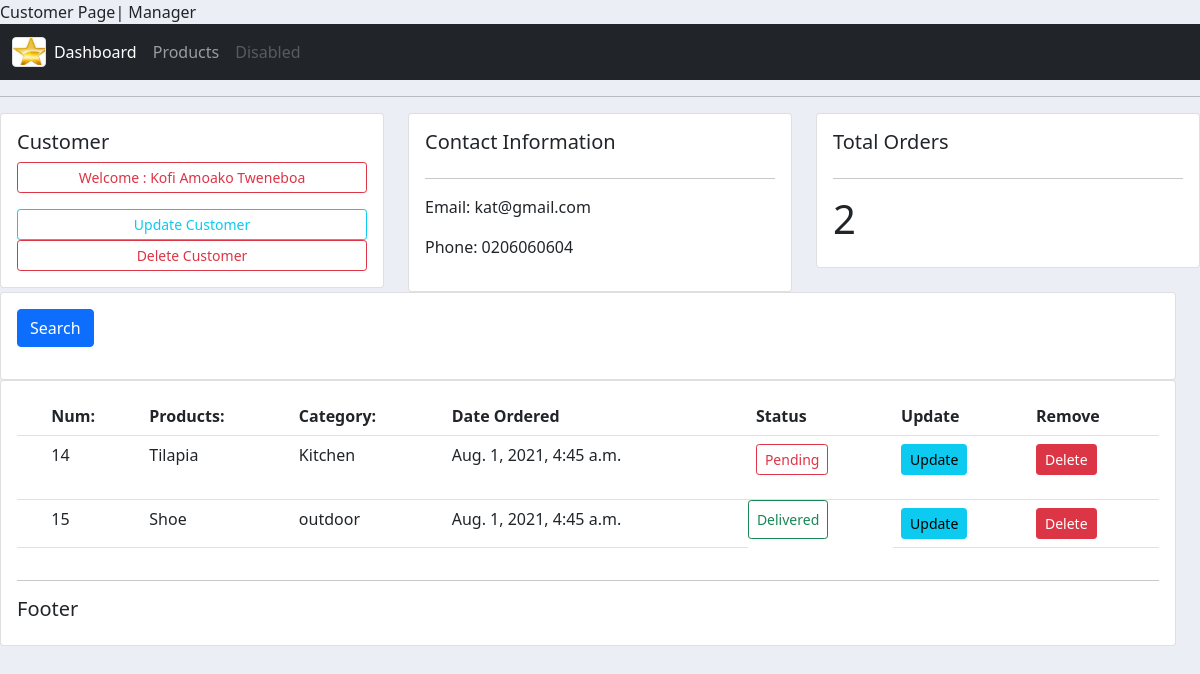
The page /customer/5/ on the database its author committed.
### accounts/models.py (models this page shows, shortened)
class Customer(models.Model):
    MY_TITLE =(
        ('mr','Mr'),
        ('mrs','Mrs'),
        ('dr','Dr'),
    )
    title =models.CharField(max_length=20, choices = MY_TITLE)
    first_name = models.CharField(max_length =30, null=True)
    last_name = models.CharField(max_length =50, null= True)
    phone = models.CharField(max_length= 12, null=True)
    email = models.EmailField(max_length=50, null=True)
    date_created = models.DateTimeField(auto_now_add=True)

class Order(models.Model):
    STATUS =(
        ('Pending','Pending'),
        ('Out for Delivery','Out for Delivery'),
        ('Delivered','Delivered')
    )
    customer =models.ForeignKey(Customer, on_delete=models.SET_NULL, null =True)
    product = models.ForeignKey(Product, on_delete= models.SET_NULL, null=True)
    status =models.CharField(max_length=20, choices=STATUS)
    date_created =models.DateTimeField(auto_now_add=True, null=True)

class Product(models.Model):
    CATEGORY =(
        ('indoor','Indoor'),
        ('Kitchen','Kitchen'),
        ('outdoor','OutDoor')
    )
    product_name =models.CharField(max_length=50)
    price       = models.FloatField(max_length=10, null=True)
    quantity    = models.IntegerField()
    category    = models.CharField(max_length=20, null= True, choices=CATEGORY)
    description = models.CharField(max_length=200, null=True)
    date_created = models.DateTimeField(auto_now_add=True, null=True)
    tag =models.ManyToManyField(Tag)

### accounts/views.py (the view)
# urls.py: path('customer/<str:cust_id>/', views.customers, name='customers'),
def customers(request,cust_id):
    customer =Customer.objects.get(id =cust_id)
    cust_orders = customer.order_set.all()
    total_orders =cust_orders.count()
    context ={'customer':customer,'cust_orders':cust_orders, 'total_orders':total_orders}
    return render(request, 'accounts/customer.html', context)

### accounts/templates/accounts/customer.html (shortened to what this page needs)
{% extends 'accounts/dashboard.html' %}
    {% block content %}
    <div class="row">
        <div class="col-md">
        <div class="card card-body">
            <h5>Customer</h5>
            {% if customer.title == "mrs" %}
                    <p class="btn btn-outline-primary btn-sm btn-block">
                        Welcome : {{customer.first_name}} {{customer.last_name}}</p>
                {% elif customer.title == "dr" %}
                    <p class="btn btn-outline-success btn-sm btn-block">
                        Welcome : {{customer.first_name}} {{customer.last_name}}</p>
                    {% else %}
                    <p class="btn btn-outline-danger btn-sm btn-block">
                        Welcome : {{customer.first_name}} {{customer.last_name}}</p>
                {% endif %}
            <a class="btn btn-outline-info btn-sm btn-block" href="{% url 'update_customer' customer.id %}">Update Customer</a>
             <a class="btn btn-outline-danger btn-sm btn-block" href="{% url 'delete_customer' customer.id %}">Delete Customer</a>
        </div>
        </div>
            <div class="col-md">
            <div class="card card-body">
            <h5>Contact Information</h5>
            <hr>
            <p>Email: {{customer.email}}</p>
            <p>Phone: {{customer.phone}}</p>
            </div>
            </div>
                <div class="col-md">
                <div class="card card-body">
                    <h5>Total Orders</h5>
                    <hr>
                    <h1 style="text_align: center, padding:10px;"> {{total_orders}}</h1>
                </div>
</div>
<div class="row">
    <div class="col-md">
    <div class="card card-body">
        <form method='get'>
        <button class="btn btn-primary" type="submit" >Search</button>
        </form>
    </div>
    </div>
</div>
<div class="row">
    <div class="col-md">
        <div class="card card-body">
        <table class="table table-strip">
            <tr>
                <th></th>
                <th>Num:</th>
                <th>Products:</th>
                <th>Category:</th>
                <th>Date Ordered</th>
                <th>Status</th>
                <th>Update</th>
                <th>Remove</th>
            </tr>
                    <tr>
                    {% for order in cust_orders %}
                        <td></td>
                        <td>{{order.id}}</td>
                        <td>{{order.product.product_name}}</td>
                        <td>{{order.product.category}}</td>
                        <td>{{order.date_created}}</td>
                        {% if order.status == "Pending" %}
                            <td><p class="btn btn-outline-danger btn-sm btn-block">{{order.status}}</p></td>
                        {% elif order.status == "Delivered" %}
                            <td class="btn btn-outline-success btn-sm btn-block">{{order.status}}</td>
                    {% else %}
                        <td class="btn btn-outline-primary btn-sm ">{{order.status}}</td>
                    {% endif %}
                            <td><a class="btn btn-sm btn-info">Update</td>
                            <td><a class="btn btn-sm btn-danger" href="{% url 'delete' order.id %}">Delete</td>
                        </tr>
                    {% endfor %}
        </div>
    </div>
</div>
    {% endblock content %}

### static/css/main.css (style rules this page uses)
body { background-color:ebeff5; }

### rows shown on the page
Customer: first_name "Kofi Amoako", last_name "Tweneboa", email "kat@gmail.com", phone "0206060604"
Order: id "14", product.product_name "Tilapia", product.category "Kitchen", date_created "Aug. 1, 2021, 4:45 a.m.", status "Pending"
Order: id "15", product.product_name "Shoe", product.category "outdoor", date_created "Aug. 1, 2021, 4:45 a.m.", status "Delivered"

### other values the page prints
{{ total_orders }} "2"
